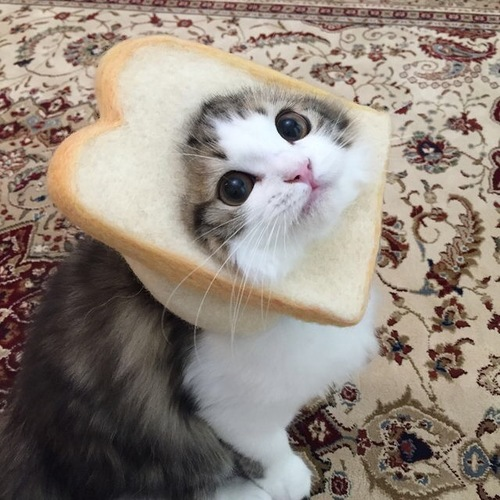
#> input picture MachineLearningGetStarted/src/images/cat.jpg, 500 x 500 px; its folder holds 3 pictures in this run
$ python main.py --images ../../MachineLearningGetStarted/src/images
#> lines starting #> are read from the running program, lines starting #| are printed output that depends on the picture
'''
Created on Dec 18, 2019

@author: prnsoft
'''

import cv2
import numpy as np
import argparse
from imutils import build_montages
from imutils import paths
import random

ap = argparse.ArgumentParser()
ap.add_argument("-i", "--images", required=True,
                help = "path to input directory of images")
ap.add_argument("-s", "--sample", type=int, default = 21,
                help = "#of images to sample")
args = vars(ap.parse_args())

imagePaths = list(paths.list_images(args["images"]))
random.shuffle(imagePaths)
imagePaths = imagePaths[:args["sample"]]

images = []
for imagePath in imagePaths:
    image = cv2.imread(imagePath)
#> image is the input picture: shape (500, 500, 3); mean B, G, R 124.6, 134.3, 145.2
    images.append(image)

# (128, 196) kich thuoc image
# (7, 3) la kick thuoc cua 1 tap hinh bi cat
montages = build_montages(images, (128, 196), (7,3))
#> montages = 1 item

for montage in montages:
    cv2.imshow("Montage", montage)
    cv2.waitKey(0)
#> this loop made 1 pass
#> pass 1, `cv2.imshow("Montage", montage)`:
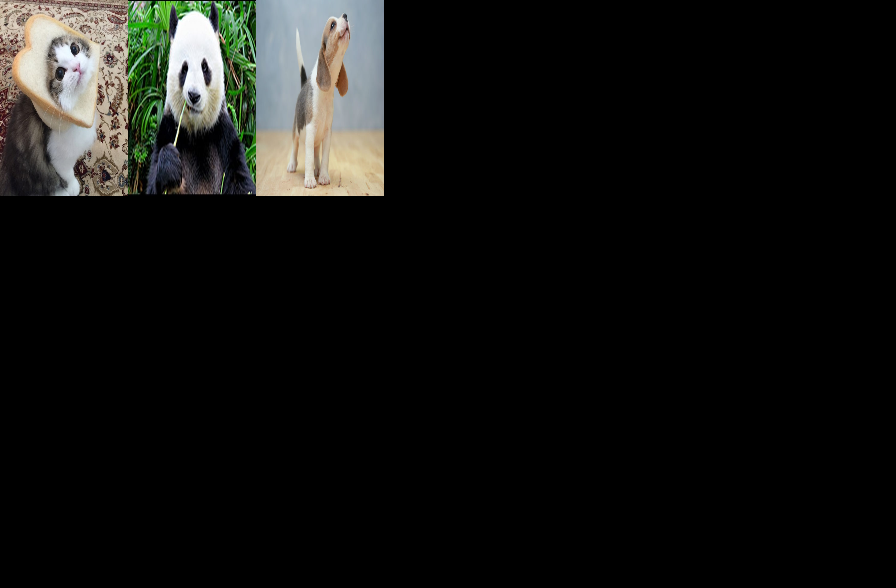
#> window 'Montage': shape (588, 896, 3); mean B, G, R 17.3, 19.2, 18.8

if __name__ == '__main__':
    pass
